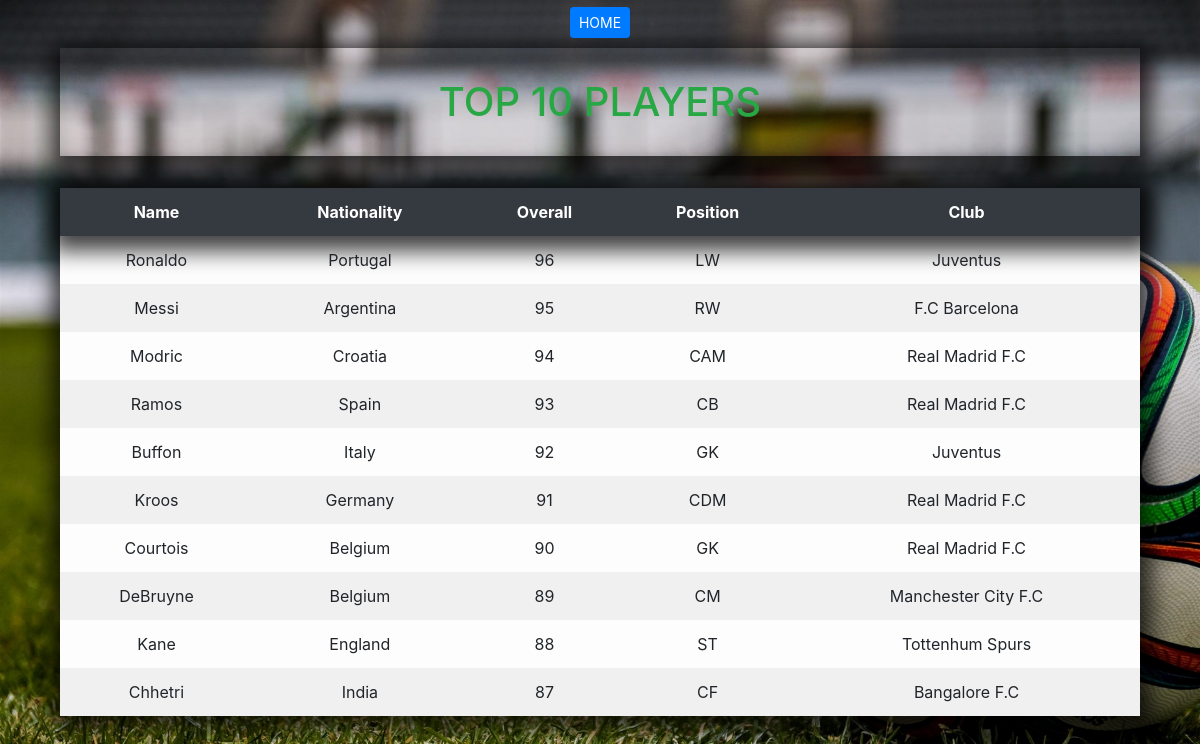
Page /players.php on the committed database.
### tables this page shows
CREATE TABLE IF NOT EXISTS `topp` (
  `name` varchar(20) DEFAULT NULL,
  `nationality` varchar(20) DEFAULT NULL,
  `overall` int(11) DEFAULT NULL,
  `position` varchar(3) DEFAULT NULL,
  `club` varchar(20) DEFAULT NULL
);

### players.php (the view, shortened to what this page needs)
<!DOCTYPE html>
<html lang="en">
<head>
    <link rel="stylesheet" href="bootstrap.css">
    <link rel="stylesheet" href="https://maxcdn.bootstrapcdn.com/bootstrap/4.1.3/css/bootstrap.min.css">
</head>
<body>
    <div class="container">
        <div class="col-lg-12">
           <br><br>
           <div class="btn align-top fixed-top">
                <a class="btn btn-sm btn-primary display-4" href="http://localhost/fbproject/index.html"><i class="fa fa-cog"></i>HOME</a>
            </div>
            <h1 class="text-success text-center text-md-center form-container text-uppercase h1">Top 10 Players</h1>
            <br>
            <table class="table table-striped table-hover table-borderless table-light form-container">
                <tr class="bg-dark text-white text-center form-container">
                    <th>Name</th>
                    <th>Nationality</th>
                    <th>Overall</th>
                    <th>Position</th>
                    <th>Club</th>
                </tr>
                <?php
                        include 'conn.php';
                        $q = "SELECT * FROM `topp`";
                        $query = mysqli_query($con,$q);
                        while($res = mysqli_fetch_array($query))
                        {
                ?>
                <tr class="text-center">
                    <td><?php echo $res['name'];  ?></td>
                    <td><?php echo $res['nationality'];  ?></td>
                    <td><?php echo $res['overall'];  ?></td>
                    <td><?php echo $res['position'];  ?></td>
                    <td><?php echo $res['club'];  ?></td>
                </tr>
                <?php
                        }
                ?>
            </table>
        </div>
    </div>
</body>
</html>

### players.php (style rules this page uses)
.form-container { border: 0px solid; padding: 30px 40px; -webkit-box-shadow: 2px 5px 21px 10px rgba(0,0,0,0.75); -moz-box-shadow: 2px 5px 21px 10px rgba(0,0,0,0.75); box-shadow: 2px 5px 21px 10px rgba(0,0,0,0.75); }
body { background-image: url(assets1/images/the-ball-stadion-football-the-pitch-39562.jpeg); background-attachment: fixed; background-size: cover; }

### rows in the picture
topp: name "Ronaldo", nationality "Portugal", overall "96", position "LW", club "Juventus"
topp: name "Messi", nationality "Argentina", overall "95", position "RW", club "F.C Barcelona"
topp: name "Modric", nationality "Croatia", overall "94", position "CAM", club "Real Madrid F.C"
topp: name "Ramos", nationality "Spain", overall "93", position "CB", club "Real Madrid F.C"
topp: name "Buffon", nationality "Italy", overall "92", position "GK", club "Juventus"
topp: name "Kroos", nationality "Germany", overall "91", position "CDM", club "Real Madrid F.C"
topp: name "Courtois", nationality "Belgium", overall "90", position "GK", club "Real Madrid F.C"
topp: name "DeBruyne", nationality "Belgium", overall "89", position "CM", club "Manchester City F.C"
topp: name "Kane", nationality "England", overall "88", position "ST", club "Tottenhum Spurs"
topp: name "Chhetri", nationality "India", overall "87", position "CF", club "Bangalore F.C"
